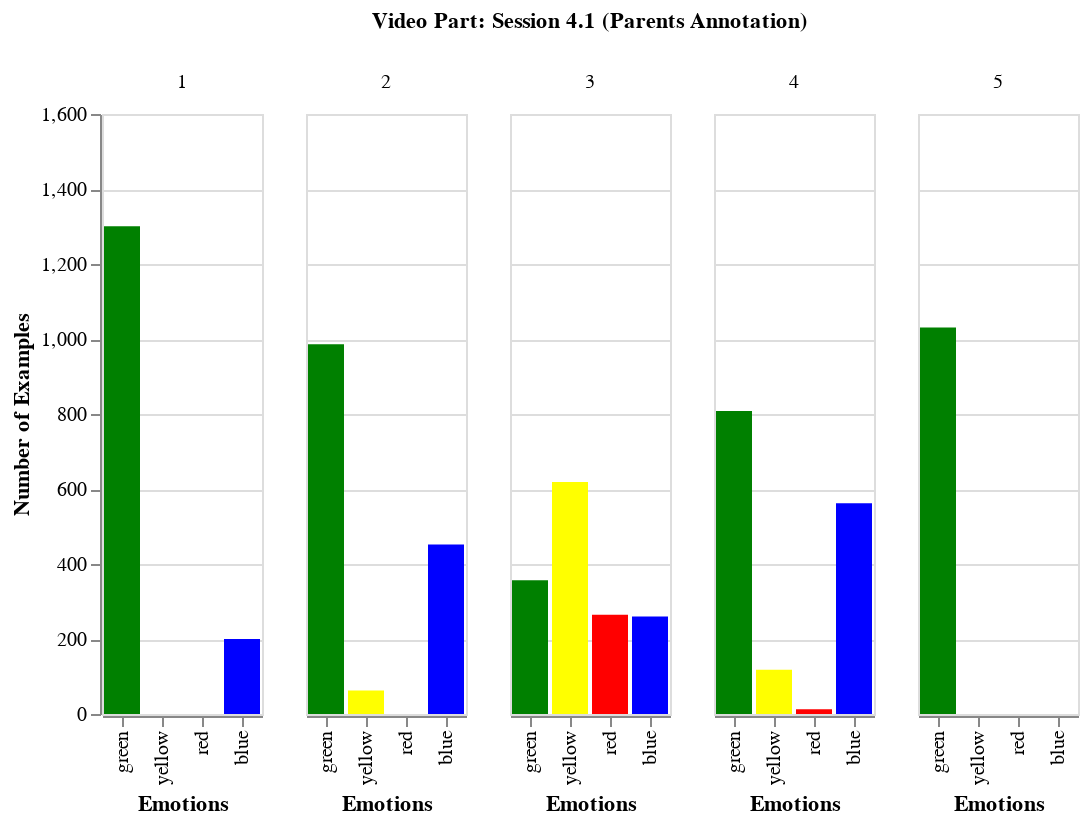

The cell this chart's notebook holds for it:
### Markdown cell above
# 4.1 P

### Code cell
dataframes_21 = add_video_part_column_to_dataframes(dataframes_41)

dataframes_21_dict = create_whole_session_dict_values(dataframes_21)

df_session_21 = pd.DataFrame(dataframes_21_dict)
print(df_session_21)


# Using pandas function to transform from wide format to long format, so Altair can work better
source_21 = df_session_21.melt("video_part", var_name="emotion_zone", value_name='values')

alt.Chart(source_21).mark_bar().encode(
    alt.X('emotion_zone:N', sort=COLOURS, title='Emotions'),
    alt.Y('values:Q', title='Number of Examples',
         scale=alt.Scale(domain=(0, 1600)),
         ),
    column=alt.Column('video_part:N', title='Video Part: Session 4.1 (Parents Annotation)'),
    color=alt.Color('emotion_zone', scale=alt.Scale(domain=EMOTIONS, range=COLOURS), title='Emotion zones', legend=None)

)

### Figure 1 — Vega-Lite specification as saved in the notebook (floating-point values rounded to 4 significant figures)
{"config": {"view": {"continuousWidth": 400, "continuousHeight": 300}}, "data": {"name": "data-16eec810c7f5694bd6495bb21543bf70"}, "mark": "bar", "encoding": {"color": {"field": "emotion_zone", "legend": null, "scale": {"domain": ["green", "yellow", "red", "blue"], "range": ["green", "yellow", "red", "blue"]}, "title": "Emotion zones", "type": "nominal"}, "column": {"field": "video_part", "title": "Video Part: Session 4.1 (Parents Annotation)", "type": "nominal"}, "x": {"field": "emotion_zone", "sort": ["green", "yellow", "red", "blue"], "title": "Emotions", "type": "nominal"}, "y": {"field": "values", "scale": {"domain": [0, 1600]}, "title": "Number of Examples", "type": "quantitative"}}, "$schema": "https://vega.github.io/schema/vega-lite/v4.17.0.json", "datasets": {"data-16eec810c7f5694bd6495bb21543bf70": [{"video_part": 1, "emotion_zone": "green", "values": 1301}, {"video_part": 2, "emotion_zone": "green", "values": 986}, {"video_part": 3, "emotion_zone": "green", "values": 357}, {"video_part": 4, "emotion_zone": "green", "values": 808}, {"video_part": 5, "emotion_zone": "green", "values": 1031}, {"video_part": 1, "emotion_zone": "blue", "values": 200}, {"video_part": 2, "emotion_zone": "blue", "values": 452}, {"video_part": 3, "emotion_zone": "blue", "values": 260}, {"video_part": 4, "emotion_zone": "blue", "values": 562}, {"video_part": 5, "emotion_zone": "blue", "values": 0}, {"video_part": 1, "emotion_zone": "yellow", "values": 0}, {"video_part": 2, "emotion_zone": "yellow", "values": 63}, {"video_part": 3, "emotion_zone": "yellow", "values": 619}, {"video_part": 4, "emotion_zone": "yellow", "values": 118}, {"video_part": 5, "emotion_zone": "yellow", "values": 0}, {"video_part": 1, "emotion_zone": "red", "values": 0}, {"video_part": 2, "emotion_zone": "red", "values": 0}, {"video_part": 3, "emotion_zone": "red", "values": 265}, {"video_part": 4, "emotion_zone": "red", "values": 13}, {"video_part": 5, "emotion_zone": "red", "values": 0}]}}
